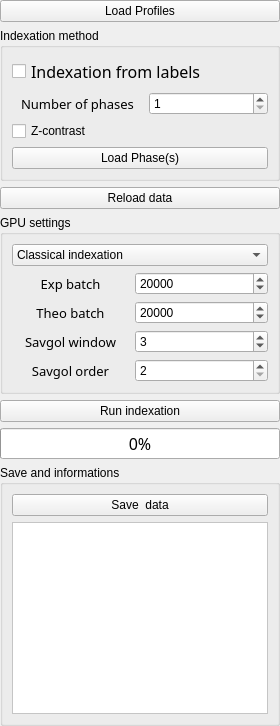
     <widget class="QSplitter" name="splitter_5">
      <property name="orientation">
       <enum>Qt::Vertical</enum>
      </property>
      <widget class="QWidget" name="layoutWidget_5">
       <layout class="QVBoxLayout" name="verticalLayout">
        <item>
         <widget class="QPushButton" name="Open_profiles">
          <property name="text">
           <string>Load Profiles</string>
          </property>
         </widget>
        </item>
        <item>
         <widget class="QGroupBox" name="groupBox_3">
          <property name="title">
           <string>Indexation method</string>
          </property>
          <layout class="QVBoxLayout" name="verticalLayout_5">
           <item>
            <widget class="QCheckBox" name="Cluster_index">
             <property name="sizePolicy">
              <sizepolicy hsizetype="Preferred" vsizetype="Fixed">
               <horstretch>0</horstretch>
               <verstretch>0</verstretch>
              </sizepolicy>
             </property>
             <property name="minimumSize">
              <size>
               <width>0</width>
               <height>0</height>
              </size>
             </property>
             <property name="font">
              <font>
               <family>Noto Sans Cond</family>
               <pointsize>12</pointsize>
               <weight>50</weight>
               <italic>false</italic>
               <bold>false</bold>
              </font>
             </property>
             <property name="styleSheet">
              <string notr="true"/>
             </property>
             <property name="text">
              <string>Indexation from labels</string>
             </property>
            </widget>
           </item>
           <item>
            <layout class="QHBoxLayout" name="horizontalLayout_8">
             <item>
              <widget class="QLabel" name="label_phase_num">
               <property name="sizePolicy">
                <sizepolicy hsizetype="Preferred" vsizetype="Preferred">
                 <horstretch>0</horstretch>
                 <verstretch>0</verstretch>
                </sizepolicy>
               </property>
               <property name="minimumSize">
                <size>
                 <width>117</width>
                 <height>0</height>
                </size>
               </property>
               <property name="maximumSize">
                <size>
                 <width>140</width>
                 <height>16777215</height>
                </size>
               </property>
               <property name="font">
                <font>
                 <family>Noto Sans Cond</family>
                 <pointsize>10</pointsize>
                 <weight>50</weight>
                 <italic>false</italic>
                 <bold>false</bold>
                </font>
               </property>
               <property name="styleSheet">
                <string notr="true">font: 10pt &quot;Noto Sans Cond&quot;;</string>
               </property>
               <property name="text">
                <string>Number of phases</string>
               </property>
               <property name="alignment">
                <set>Qt::AlignCenter</set>
               </property>
              </widget>
             </item>
             <item>
              <widget class="QSpinBox" name="spinBox_phase_num">
               <property name="sizePolicy">
                <sizepolicy hsizetype="Minimum" vsizetype="Minimum">
                 <horstretch>0</horstretch>
                 <verstretch>0</verstretch>
                </sizepolicy>
               </property>
               <property name="minimumSize">
                <size>
                 <width>119</width>
                 <height>0</height>
                </size>
               </property>
               <property name="maximumSize">
                <size>
                 <width>50</width>
                 <height>16777215</height>
                </size>
               </property>
               <property name="toolTip">
                <string>&lt;html&gt;&lt;head/&gt;&lt;body&gt;&lt;p&gt;&lt;span style=&quot; font-size:11pt;&quot;&gt;Number of experimental profiles per batch. &lt;/span&gt;&lt;/p&gt;&lt;/body&gt;&lt;/html&gt;</string>
               </property>
               <property name="minimum">
                <number>1</number>
               </property>
               <property name="maximum">
                <number>5</number>
               </property>
               <property name="singleStep">
                <number>1</number>
               </property>
               <property name="value">
                <number>1</number>
               </property>
              </widget>
             </item>
            </layout>
           </item>
           <item>
            <widget class="QCheckBox" name="checkBox_otsu">
             <property name="text">
              <string>Z-contrast</string>
             </property>
            </widget>
           </item>
           <item>
            <widget class="QPushButton" name="Open_data">
             <property name="sizePolicy">
              <sizepolicy hsizetype="Preferred" vsizetype="Fixed">
               <horstretch>0</horstretch>
               <verstretch>0</verstretch>
              </sizepolicy>
             </property>
             <property name="minimumSize">
              <size>
               <width>141</width>
               <height>0</height>
              </size>
             </property>
             <property name="maximumSize">
              <size>
               <width>16777215</width>
               <height>16777215</height>
              </size>
             </property>
             <property name="toolTip">
              <string>&lt;html&gt;&lt;head/&gt;&lt;body&gt;&lt;p&gt;&lt;span style=&quot; font-size:11pt;&quot;&gt;Load (1) image serie ; (2) CIF file ; (3) database.&lt;/span&gt;&lt;/p&gt;&lt;/body&gt;&lt;/html&gt;</string>
             </property>
             <property name="text">
              <string>Load Phase(s)</string>
             </property>
             <property name="icon">
              <iconset>
               <normaloff>../Traitement_stack/icons/import_icon.png</normaloff>../Traitement_stack/icons/import_icon.png</iconset>
             </property>
            </widget>
           </item>
          </layout>
         </widget>
        </item>
        <item>
         <widget class="QPushButton" name="Reload_bttn">
          <property name="toolTip">
           <string>&lt;html&gt;&lt;head/&gt;&lt;body&gt;&lt;p&gt;&lt;span style=&quot; font-size:11pt;&quot;&gt;Open the H5 result file.&lt;/span&gt;&lt;/p&gt;&lt;/body&gt;&lt;/html&gt;</string>
          </property>
          <property name="text">
           <string>Reload data</string>
          </property>
         </widget>
        </item>
        <item>
         <widget class="QGroupBox" name="groupBox">
          <property name="title">
           <string>GPU settings</string>
          </property>
          <layout class="QVBoxLayout" name="verticalLayout_9">
           <item>
            <widget class="QComboBox" name="PresetBox">
             <property name="toolTip">
              <string>&lt;html&gt;&lt;head/&gt;&lt;body&gt;&lt;p&gt;&lt;span style=&quot; font-size:11pt;&quot;&gt;Choice of indexation method.&lt;/span&gt;&lt;/p&gt;&lt;/body&gt;&lt;/html&gt;</string>
             </property>
             <item>
              <property name="text">
               <string>Classical indexation</string>
              </property>
             </item>
             <item>
              <property name="text">
               <string>Derivative indexation</string>
              </property>
             </item>
             <item>
              <property name="text">
               <string>Savgol derivative indexation</string>
              </property>
             </item>
            </widget>
           </item>
           <item>
            <layout class="QHBoxLayout" name="horizontalLayout_2">
             <item>
              <widget class="QLabel" name="BatchProfiles_label">
               <property name="sizePolicy">
                <sizepolicy hsizetype="Preferred" vsizetype="Preferred">
                 <horstretch>0</horstretch>
                 <verstretch>0</verstretch>
                </sizepolicy>
               </property>
               <property name="minimumSize">
                <size>
                 <width>117</width>
                 <height>0</height>
                </size>
               </property>
               <property name="maximumSize">
                <size>
                 <width>117</width>
                 <height>16777215</height>
                </size>
               </property>
               <property name="font">
                <font>
                 <family>Noto Sans Cond</family>
                 <pointsize>10</pointsize>
                 <weight>50</weight>
                 <italic>false</italic>
                 <bold>false</bold>
                </font>
               </property>
               <property name="styleSheet">
                <string notr="true">font: 10pt &quot;Noto Sans Cond&quot;;</string>
               </property>
               <property name="text">
                <string>Exp batch</string>
               </property>
               <property name="alignment">
                <set>Qt::AlignCenter</set>
               </property>
              </widget>
             </item>
             <item>
              <widget class="QSpinBox" name="Profiles_SpinBox">
               <property name="sizePolicy">
                <sizepolicy hsizetype="Preferred" vsizetype="Fixed">
                 <horstretch>0</horstretch>
                 <verstretch>0</verstretch>
                </sizepolicy>
               </property>
               <property name="minimumSize">
                <size>
                 <width>119</width>
                 <height>0</height>
                </size>
               </property>
               <property name="toolTip">
                <string>&lt;html&gt;&lt;head/&gt;&lt;body&gt;&lt;p&gt;&lt;span style=&quot; font-size:11pt;&quot;&gt;Number of experimental profiles per batch. &lt;/span&gt;&lt;/p&gt;&lt;/body&gt;&lt;/html&gt;</string>
               </property>
               <property name="minimum">
                <number>5000</number>
               </property>
               <property name="maximum">
                <number>100000</number>
               </property>
               <property name="singleStep">
                <number>5000</number>
               </property>
               <property name="value">
                <number>20000</number>
               </property>
              </widget>
             </item>
            </layout>
           </item>
           <item>
            <layout class="QHBoxLayout" name="horizontalLayout">
             <item>
              <widget class="QLabel" name="BatchDatabase_label">
               <property name="sizePolicy">
                <sizepolicy hsizetype="Preferred" vsizetype="Preferred">
                 <horstretch>0</horstretch>
                 <verstretch>0</verstretch>
                </sizepolicy>
               </property>
               <property name="minimumSize">
                <size>
                 <width>117</width>
                 <height>0</height>
                </size>
               </property>
               <property name="maximumSize">
                <size>
                 <width>117</width>
                 <height>16777215</height>
                </size>
               </property>
               <property name="font">
                <font>
                 <family>Noto Sans Cond</family>
                 <pointsize>10</pointsize>
                 <weight>50</weight>
                 <italic>false</italic>
                 <bold>false</bold>
                </font>
               </property>
               <property name="styleSheet">
                <string notr="true">font: 10pt &quot;Noto Sans Cond&quot;;</string>
               </property>
               <property name="text">
                <string>Theo batch</string>
               </property>
               <property name="alignment">
                <set>Qt::AlignCenter</set>
               </property>
              </widget>
             </item>
             <item>
              <widget class="QSpinBox" name="Database_SpinBox">
               <property name="sizePolicy">
                <sizepolicy hsizetype="Preferred" vsizetype="Fixed">
                 <horstretch>0</horstretch>
                 <verstretch>0</verstretch>
                </sizepolicy>
               </property>
               <property name="minimumSize">
                <size>
                 <width>119</width>
                 <height>0</height>
                </size>
               </property>
               <property name="toolTip">
                <string>&lt;html&gt;&lt;head/&gt;&lt;body&gt;&lt;p&gt;&lt;span style=&quot; font-size:11pt;&quot;&gt;Number of theoretical profiles per batch.&lt;/span&gt;&lt;/p&gt;&lt;/body&gt;&lt;/html&gt;</string>
               </property>
               <property name="minimum">
                <number>5000</number>
               </property>
               <property name="maximum">
                <number>100000</number>
               </property>
               <property name="singleStep">
                <number>5000</number>
               </property>
               <property name="value">
                <number>20000</number>
               </property>
              </widget>
             </item>
            </layout>
           </item>
           <item>
            <layout class="QHBoxLayout" name="horizontalLayout_10">
             <item>
              <widget class="QLabel" name="savgol_label1">
               <property name="sizePolicy">
                <sizepolicy hsizetype="Preferred" vsizetype="Preferred">
                 <horstretch>0</horstretch>
                 <verstretch>0</verstretch>
                </sizepolicy>
               </property>
               <property name="minimumSize">
                <size>
                 <width>117</width>
                 <height>0</height>
                </size>
               </property>
               <property name="maximumSize">
                <size>
                 <width>117</width>
                 <height>16777215</height>
                </size>
               </property>
               <property name="font">
                <font>
                 <family>Noto Sans Cond</family>
                 <pointsize>10</pointsize>
                 <weight>50</weight>
                 <italic>false</italic>
                 <bold>false</bold>
                </font>
               </property>
               <property name="styleSheet">
                <string notr="true">font: 10pt &quot;Noto Sans Cond&quot;;</string>
               </property>
               <property name="text">
                <string>Savgol window</string>
               </property>
               <property name="alignment">
                <set>Qt::AlignCenter</set>
               </property>
              </widget>
             </item>
             <item>
              <widget class="QSpinBox" name="window_SpinBox">
               <property name="sizePolicy">
                <sizepolicy hsizetype="Preferred" vsizetype="Fixed">
                 <horstretch>0</horstretch>
                 <verstretch>0</verstretch>
                </sizepolicy>
               </property>
               <property name="minimumSize">
                <size>
                 <width>119</width>
                 <height>0</height>
                </size>
               </property>
               <property name="toolTip">
                <string>&lt;html&gt;&lt;head/&gt;&lt;body&gt;&lt;p&gt;&lt;span style=&quot; font-size:11pt;&quot;&gt;Size of the window. Must be odd. &lt;/span&gt;&lt;/p&gt;&lt;/body&gt;&lt;/html&gt;</string>
               </property>
               <property name="minimum">
                <number>2</number>
               </property>
               <property name="maximum">
                <number>20</number>
               </property>
               <property name="singleStep">
                <number>1</number>
               </property>
               <property name="value">
                <number>3</number>
               </property>
              </widget>
             </item>
            </layout>
           </item>
           <item>
            <layout class="QHBoxLayout" name="horizontalLayout_11">
             <item>
              <widget class="QLabel" name="savgol_label2">
               <property name="sizePolicy">
                <sizepolicy hsizetype="Preferred" vsizetype="Preferred">
                 <horstretch>0</horstretch>
                 <verstretch>0</verstretch>
                </sizepolicy>
               </property>
               <property name="minimumSize">
                <size>
                 <width>117</width>
                 <height>0</height>
                </size>
               </property>
               <property name="maximumSize">
                <size>
                 <width>117</width>
                 <height>16777215</height>
                </size>
               </property>
               <property name="font">
                <font>
                 <family>Noto Sans Cond</family>
                 <pointsize>10</pointsize>
                 <weight>50</weight>
                 <italic>false</italic>
                 <bold>false</bold>
                </font>
               </property>
               <property name="styleSheet">
                <string notr="true">font: 10pt &quot;Noto Sans Cond&quot;;</string>
               </property>
               <property name="text">
                <string>Savgol order</string>
               </property>
               <property name="alignment">
                <set>Qt::AlignCenter</set>
               </property>
              </widget>
             </item>
             <item>
              <widget class="QSpinBox" name="poly_SpinBox">
               <property name="sizePolicy">
                <sizepolicy hsizetype="Preferred" vsizetype="Fixed">
                 <horstretch>0</horstretch>
                 <verstretch>0</verstretch>
                </sizepolicy>
               </property>
               <property name="minimumSize">
                <size>
                 <width>119</width>
                 <height>0</height>
                </size>
               </property>
               <property name="toolTip">
                <string>&lt;html&gt;&lt;head/&gt;&lt;body&gt;&lt;p&gt;&lt;span style=&quot; font-size:11pt;&quot;&gt;Order of the polynomial. Must be lower than the window length.&lt;/span&gt;&lt;/p&gt;&lt;/body&gt;&lt;/html&gt;</string>
               </property>
               <property name="minimum">
                <number>2</number>
               </property>
               <property name="maximum">
                <number>20</number>
               </property>
               <property name="singleStep">
                <number>1</number>
               </property>
               <property name="value">
                <number>2</number>
               </property>
              </widget>
             </item>
            </layout>
           </item>
          </layout>
         </widget>
        </item>
        <item>
         <widget class="QPushButton" name="Compute_indexation_bttn">
          <property name="sizePolicy">
           <sizepolicy hsizetype="Minimum" vsizetype="Fixed">
            <horstretch>0</horstretch>
            <verstretch>0</verstretch>
           </sizepolicy>
          </property>
          <property name="minimumSize">
           <size>
            <width>141</width>
            <height>0</height>
           </size>
          </property>
          <property name="maximumSize">
           <size>
            <width>16777215</width>
            <height>16777215</height>
           </size>
          </property>
          <property name="toolTip">
           <string>&lt;html&gt;&lt;head/&gt;&lt;body&gt;&lt;p&gt;&lt;span style=&quot; font-size:11pt;&quot;&gt;Run the indexing step.&lt;/span&gt;&lt;/p&gt;&lt;/body&gt;&lt;/html&gt;</string>
          </property>
          <property name="text">
           <string>Run indexation</string>
          </property>
          <property name="icon">
           <iconset>
            <normaloff>../Traitement_stack/icons/run_icon.png</normaloff>../Traitement_stack/icons/run_icon.png</iconset>
          </property>
         </widget>
        </item>
        <item>
         <widget class="QProgressBar" name="progressBar">
          <property name="sizePolicy">
           <sizepolicy hsizetype="Preferred" vsizetype="Fixed">
            <horstretch>0</horstretch>
            <verstretch>0</verstretch>
           </sizepolicy>
          </property>
          <property name="minimumSize">
           <size>
            <width>90</width>
            <height>0</height>
           </size>
          </property>
          <property name="font">
           <font>
            <family>Noto Sans Cond</family>
            <pointsize>12</pointsize>
            <weight>50</weight>
            <italic>false</italic>
            <bold>false</bold>
           </font>
          </property>
          <property name="styleSheet">
           <string notr="true"/>
          </property>
          <property name="value">
           <number>0</number>
          </property>
         </widget>
        </item>
        <item>
         <widget class="QGroupBox" name="groupBox_2">
          <property name="title">
           <string>Save and informations</string>
          </property>
          <layout class="QVBoxLayout" name="verticalLayout_14">
           <item>
            <widget class="QPushButton" name="Save_bttn">
             <property name="text">
              <string>Save  data</string>
             </property>
             <property name="icon">
              <iconset>
               <normaloff>../Traitement_stack/icons/save_icon.png</normaloff>../Traitement_stack/icons/save_icon.png</iconset>
             </property>
            </widget>
           </item>
           <item>
            <widget class="QTextEdit" name="Info_box">
             <property name="sizePolicy">
              <sizepolicy hsizetype="Minimum" vsizetype="MinimumExpanding">
               <horstretch>0</horstretch>
               <verstretch>0</verstretch>
              </sizepolicy>
             </property>
             <property name="minimumSize">
              <size>
               <width>90</width>
               <height>0</height>
              </size>
             </property>
             <property name="palette">
              <palette>
               <active>
                <colorrole role="WindowText">
                 <brush brushstyle="SolidPattern">
                  <color alpha="255">
                   <red>0</red>
                   <green>0</green>
                   <blue>0</blue>
                  </color>
                 </brush>
                </colorrole>
                <colorrole role="Button">
                 <brush brushstyle="SolidPattern">
                  <color alpha="255">
                   <red>255</red>
                   <green>255</green>
                   <blue>255</blue>
                  </color>
                 </brush>
                </colorrole>
                <colorrole role="Text">
                 <brush brushstyle="SolidPattern">
                  <color alpha="255">
                   <red>0</red>
                   <green>0</green>
                   <blue>0</blue>
                  </color>
                 </brush>
                </colorrole>
                <colorrole role="ButtonText">
                 <brush brushstyle="SolidPattern">
                  <color alpha="255">
                   <red>0</red>
                   <green>0</green>
                   <blue>0</blue>
                  </color>
                 </brush>
                </colorrole>
                <colorrole role="Base">
                 <brush brushstyle="SolidPattern">
                  <color alpha="255">
                   <red>255</red>
                   <green>255</green>
                   <blue>255</blue>
                  </color>
                 </brush>
                </colorrole>
                <colorrole role="Window">
                 <brush brushstyle="SolidPattern">
                  <color alpha="255">
                   <red>255</red>
                   <green>255</green>
                   <blue>255</blue>
                  </color>
                 </brush>
                </colorrole>
               </active>
               <inactive>
                <colorrole role="WindowText">
                 <brush brushstyle="SolidPattern">
                  <color alpha="255">
                   <red>0</red>
                   <green>0</green>
                   <blue>0</blue>
                  </color>
                 </brush>
                </colorrole>
                <colorrole role="Button">
                 <brush brushstyle="SolidPattern">
                  <color alpha="255">
                   <red>255</red>
                   <green>255</green>
                   <blue>255</blue>
                  </color>
                 </brush>
                </colorrole>
                <colorrole role="Text">
                 <brush brushstyle="SolidPattern">
                  <color alpha="255">
                   <red>0</red>
                   <green>0</green>
                   <blue>0</blue>
                  </color>
                 </brush>
                </colorrole>
                <colorrole role="ButtonText">
                 <brush brushstyle="SolidPattern">
                  <color alpha="255">
                   <red>0</red>
                   <green>0</green>
                   <blue>0</blue>
                  </color>
                 </brush>
                </colorrole>
                <colorrole role="Base">
                 <brush brushstyle="SolidPattern">
                  <color alpha="255">
                   <red>255</red>
                   <green>255</green>
                   <blue>255</blue>
                  </color>
                 </brush>
                </colorrole>
                <colorrole role="Window">
                 <brush brushstyle="SolidPattern">
                  <color alpha="255">
                   <red>255</red>
                   <green>255</green>
                   <blue>255</blue>
                  </color>
                 </brush>
                </colorrole>
               </inactive>
               <disabled>
                <colorrole role="WindowText">
                 <brush brushstyle="SolidPattern">
                  <color alpha="255">
                   <red>0</red>
                   <green>0</green>
                   <blue>0</blue>
                  </color>
                 </brush>
                </colorrole>
                <colorrole role="Button">
                 <brush brushstyle="SolidPattern">
                  <color alpha="255">
                   <red>255</red>
                   <green>255</green>
                   <blue>255</blue>
                  </color>
                 </brush>
                </colorrole>
                <colorrole role="Text">
                 <brush brushstyle="SolidPattern">
                  <color alpha="255">
                   <red>0</red>
                   <green>0</green>
                   <blue>0</blue>
                  </color>
                 </brush>
                </colorrole>
                <colorrole role="ButtonText">
                 <brush brushstyle="SolidPattern">
                  <color alpha="255">
                   <red>0</red>
                   <green>0</green>
                   <blue>0</blue>
                  </color>
                 </brush>
                </colorrole>
                <colorrole role="Base">
                 <brush brushstyle="SolidPattern">
                  <color alpha="255">
                   <red>255</red>
                   <green>255</green>
                   <blue>255</blue>
                  </color>
                 </brush>
                </colorrole>
                <colorrole role="Window">
                 <brush brushstyle="SolidPattern">
                  <color alpha="255">
                   <red>255</red>
                   <green>255</green>
                   <blue>255</blue>
                  </color>
                 </brush>
                </colorrole>
               </disabled>
              </palette>
             </property>
             <property name="font">
              <font>
               <family>Noto Sans Cond</family>
               <pointsize>10</pointsize>
               <weight>50</weight>
               <italic>false</italic>
               <bold>false</bold>
              </font>
             </property>
             <property name="styleSheet">
              <string notr="true"/>
             </property>
             <property name="lineWidth">
              <number>2</number>
             </property>
             <property name="midLineWidth">
              <number>1</number>
             </property>
            </widget>
           </item>
          </layout>
         </widget>
        </item>
       </layout>
      </widget>
     </widget>
